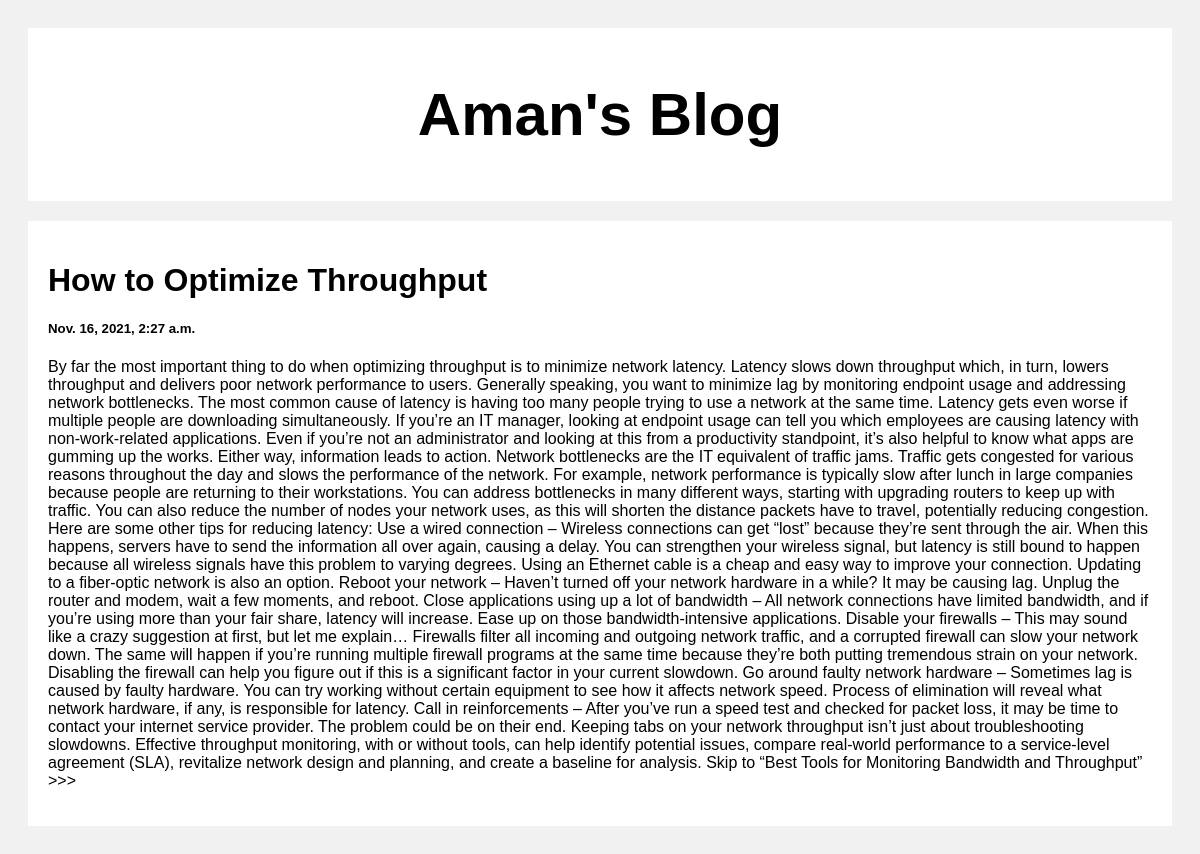
The app's page /post/4 with its own data.
### posts/models.py (models this page shows)
class Post(models.Model):
    title = models.CharField(max_length=100)
    body = models.CharField(max_length=1000000)
    created_at = models.DateTimeField(default=datetime.now, blank=True)

### posts/views.py (the view)
# urls.py: path('post/<str:pk>', views.post, name='post')
def post(request, pk):
    posts = Post.objects.get(id=pk)
    return render(request, 'post.html', {'posts': posts})

### templates/post.html (shortened to what this page needs)
<!DOCTYPE html>
<html>
<head>
</head>
<body>
<div class="header">
  <h2>Aman's Blog</h2>
</div>
<div class="row">
  <div class="leftcolumn">
    <div class="card">
        <h1>{{posts.title}}</h1>
        <h5>{{posts.created_at}}</h5>
        <p>{{posts.body}}</p>
    </div>
</div>
</body>
</html>

### templates/post.html (style rules this page uses)
* { box-sizing: border-box; }
body { font-family: Arial; padding: 20px; background: #f1f1f1; }
.header { padding: 2px; font-size: 40px; text-align: center; background: white; }
.leftcolumn { float: left; width: 100%; }
.card { background-color: white; padding: 20px; margin-top: 20px; }
.row:after { content: ""; display: table; clear: both; }

### records on screen
Post: title "How to Optimize Throughput", created_at "Nov. 16, 2021, 2:27 a.m.", body "By far the most important thing to do when optimizing throughput is to minimize network latency. Latency slows down throughput which, in turn, lowers throughput and delivers poor network performance to users. Generally speaking, you want to minimize lag by monitoring endpoint usage and addressing network bottlenecks. The most common cause of latency is having too many people trying to use a network at the same time. Latency gets even worse if multiple people are downloading simultaneously. If you’re an IT manager, looking at endpoint usage can tell you which employees are causing latency with non-work-related applications. Even if you’re not an administrator and looking at this from a…"
